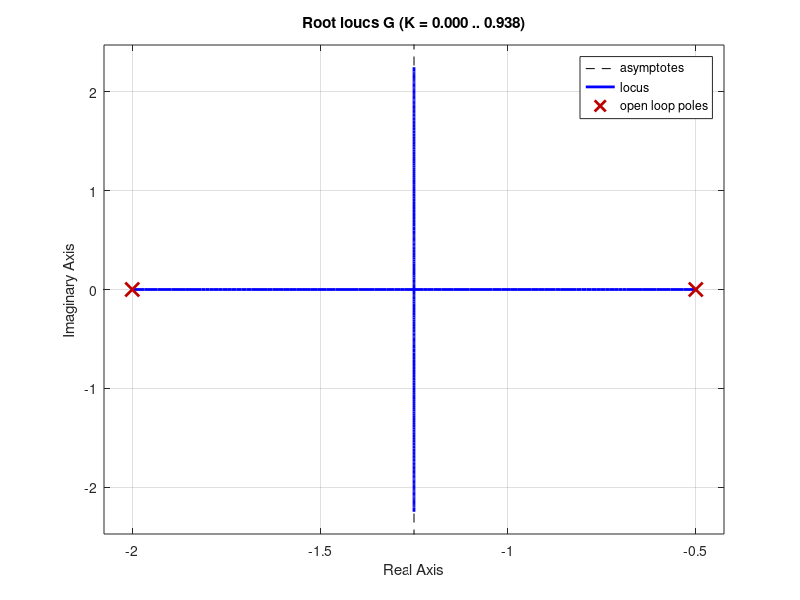
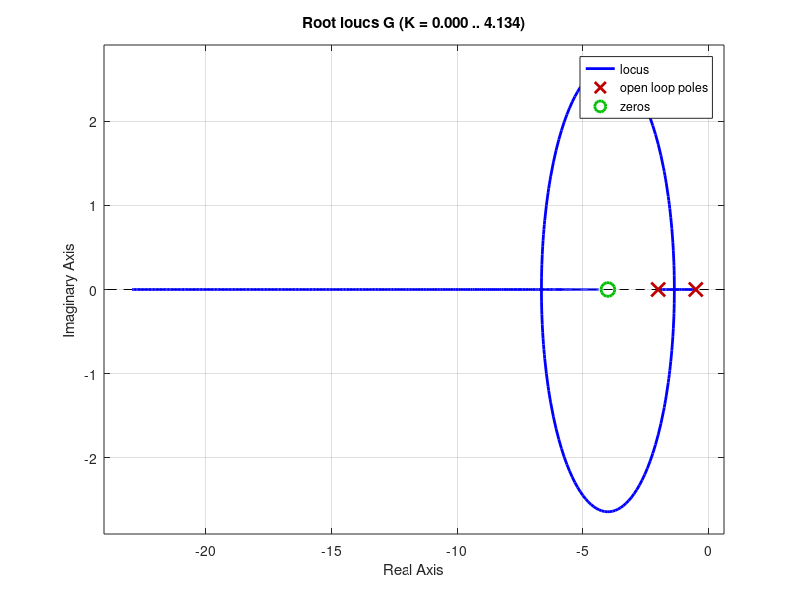
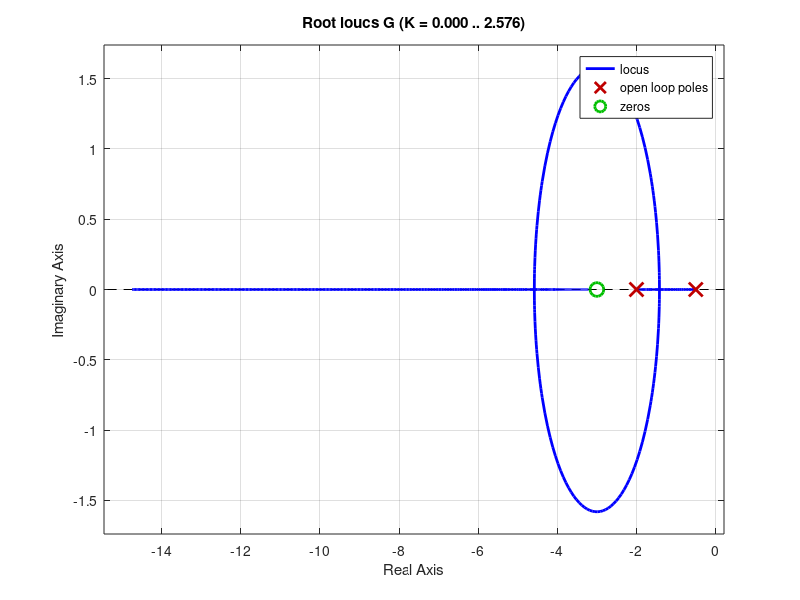

Write MATLAB code to recreate these figures, in order. (Note: this script raises an error after producing the figures.)
%% Q1
%b
a=0.5;
kT=6;
G=tf(1,[1/a,1])*tf(kT,[1/2,1]);
figure
rlocus(G)
%c
openloopzero = -4;
G=tf(1,[1/a,1])*tf(kT,[1/2,1])*tf([1,-openloopzero],1);
figure
rlocus(G)
%d & e
openloopzero = -3;
G=tf(1,[1/a,1])*tf(kT,[1/2,1])*tf([1,-openloopzero],1);
figure
rlocus(G)

s=tf('s');
Gdelayed=exp(-0.5*s)*G;
%or alternatively, G=tf([xxx],[xxx],'OutputDelay',0.5)
Gdelayed_modified = 0.05*exp(-0.5*s)*G;
figure;hold on
bode(G)
bode(Gdelayed)
bode(Gdelayed_modified)
legend('original','delayed','delayed_modified')

%note bode is only sufficient for proving stability
%to prove instability, need to use Nyquist, or step response of closed loop system
figure
step(feedback(G,1))
figure
step(feedback(Gdelayed,1))
figure
step(feedback(Gdelayed_modified,1))

